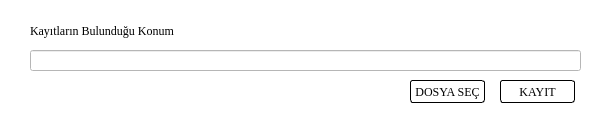
<?xml version="1.0" encoding="UTF-8"?>
<ui version="4.0">
 <class>editRecodFileWayUi</class>
 <widget class="QMainWindow" name="editRecodFileWayUi">
  <property name="geometry">
   <rect>
    <x>0</x>
    <y>0</y>
    <width>590</width>
    <height>135</height>
   </rect>
  </property>
  <property name="minimumSize">
   <size>
    <width>590</width>
    <height>135</height>
   </size>
  </property>
  <property name="maximumSize">
   <size>
    <width>590</width>
    <height>135</height>
   </size>
  </property>
  <property name="windowTitle">
   <string>Kayıt Dosyalarının Konumu</string>
  </property>
  <property name="styleSheet">
   <string notr="true">background-color: rgb(255, 255, 255);</string>
  </property>
  <widget class="QWidget" name="centralwidget">
   <widget class="QLabel" name="label">
    <property name="geometry">
     <rect>
      <x>30</x>
      <y>20</y>
      <width>151</width>
      <height>21</height>
     </rect>
    </property>
    <property name="font">
     <font>
      <family>Times New Roman</family>
      <pointsize>9</pointsize>
     </font>
    </property>
    <property name="text">
     <string>Kayıtların Bulunduğu Konum</string>
    </property>
   </widget>
   <widget class="QLineEdit" name="line_recordPath">
    <property name="geometry">
     <rect>
      <x>30</x>
      <y>50</y>
      <width>551</width>
      <height>21</height>
     </rect>
    </property>
    <property name="text">
     <string/>
    </property>
    <property name="readOnly">
     <bool>true</bool>
    </property>
   </widget>
   <widget class="QPushButton" name="fileBrowse_Btn">
    <property name="geometry">
     <rect>
      <x>410</x>
      <y>80</y>
      <width>75</width>
      <height>23</height>
     </rect>
    </property>
    <property name="font">
     <font>
      <family>Times New Roman</family>
     </font>
    </property>
    <property name="styleSheet">
     <string notr="true">QPushButton{
border-radius: 3px;
background-color: rgb(255, 255, 255);
border-top: 1px solid rgb(0, 0, 0);
border-bottom: 1px solid rgb(0, 0, 0);
border-left: 1px solid rgb(0, 0, 0);
border-right: 1px solid rgb(0, 0, 0);
}

QPushButton:hover{
	
	background-color: rgba(230, 230, 230, 252);
}

QPushButton:pressed{
	
	background-color: rgb(200, 200, 200);
}</string>
    </property>
    <property name="text">
     <string>DOSYA SEÇ</string>
    </property>
   </widget>
   <widget class="QPushButton" name="filePathSave_Btn">
    <property name="geometry">
     <rect>
      <x>500</x>
      <y>80</y>
      <width>75</width>
      <height>23</height>
     </rect>
    </property>
    <property name="font">
     <font>
      <family>Times New Roman</family>
     </font>
    </property>
    <property name="styleSheet">
     <string notr="true">QPushButton{
border-radius: 3px;
background-color: rgb(255, 255, 255);
border-top: 1px solid rgb(0, 0, 0);
border-bottom: 1px solid rgb(0, 0, 0);
border-left: 1px solid rgb(0, 0, 0);
border-right: 1px solid rgb(0, 0, 0);
}

QPushButton:hover{
	
	background-color: rgba(230, 230, 230, 252);
}

QPushButton:pressed{
	
	background-color: rgb(200, 200, 200);
}</string>
    </property>
    <property name="text">
     <string>KAYIT</string>
    </property>
   </widget>
  </widget>
  <widget class="QStatusBar" name="statusbar"/>
 </widget>
 <resources/>
 <connections/>
</ui>
